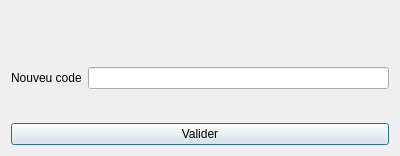
<?xml version="1.0" encoding="UTF-8"?>
<ui version="4.0">
 <class>Dialog</class>
 <widget class="QDialog" name="Dialog">
  <property name="geometry">
   <rect>
    <x>0</x>
    <y>0</y>
    <width>400</width>
    <height>156</height>
   </rect>
  </property>
  <property name="windowTitle">
   <string>Code</string>
  </property>
  <layout class="QVBoxLayout" name="verticalLayout">
   <item>
    <widget class="QLabel" name="label">
     <property name="text">
      <string/>
     </property>
    </widget>
   </item>
   <item>
    <layout class="QFormLayout" name="formLayout">
     <item row="0" column="0">
      <widget class="QLabel" name="nouveuCodeLabel">
       <property name="text">
        <string>Nouveu code</string>
       </property>
      </widget>
     </item>
     <item row="0" column="1">
      <widget class="QLineEdit" name="nouveuCodeLineEdit"/>
     </item>
    </layout>
   </item>
   <item>
    <layout class="QHBoxLayout" name="horizontalLayout">
     <item>
      <widget class="QPushButton" name="btnValider">
       <property name="text">
        <string>Valider</string>
       </property>
      </widget>
     </item>
    </layout>
   </item>
  </layout>
 </widget>
 <resources/>
 <connections/>
</ui>
